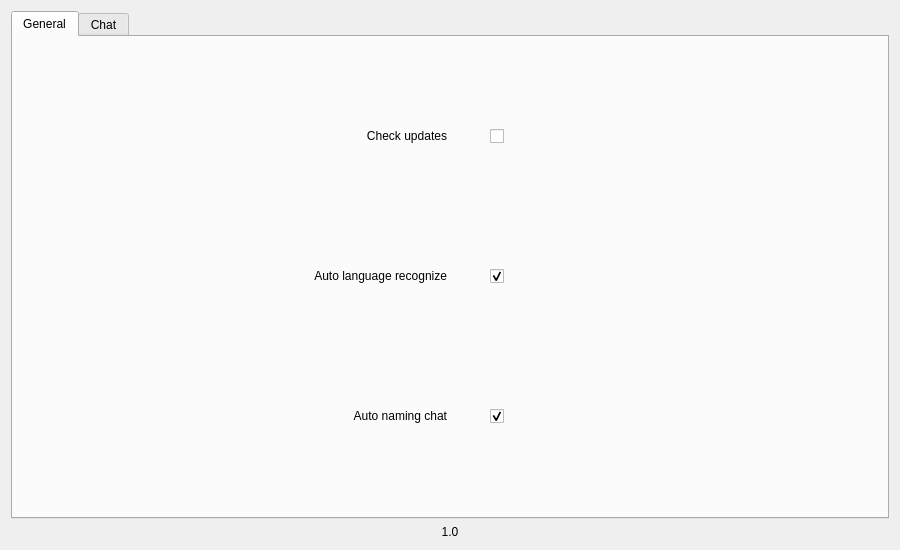
<?xml version="1.0" encoding="UTF-8"?>
<ui version="4.0">
 <class>SettingsWidget</class>
 <widget class="QDialog" name="SettingsWidget">
  <property name="windowModality">
   <enum>Qt::WindowModal</enum>
  </property>
  <property name="geometry">
   <rect>
    <x>0</x>
    <y>0</y>
    <width>900</width>
    <height>550</height>
   </rect>
  </property>
  <property name="windowTitle">
   <string>Settings</string>
  </property>
  <property name="locale">
   <locale language="English" country="UnitedStates"/>
  </property>
  <layout class="QVBoxLayout" name="verticalLayout">
   <item>
    <widget class="QTabWidget" name="tabWidget">
     <property name="currentIndex">
      <number>0</number>
     </property>
     <widget class="QWidget" name="general">
      <attribute name="title">
       <string>General</string>
      </attribute>
      <layout class="QGridLayout" name="gridLayout">
       <item row="0" column="0">
        <layout class="QHBoxLayout" name="horizontalLayout_2">
         <item>
          <widget class="QLabel" name="updatesLabel">
           <property name="text">
            <string>Check updates</string>
           </property>
           <property name="alignment">
            <set>Qt::AlignRight|Qt::AlignTrailing|Qt::AlignVCenter</set>
           </property>
          </widget>
         </item>
         <item>
          <widget class="QCheckBox" name="checkUpdates">
           <property name="sizePolicy">
            <sizepolicy hsizetype="Minimum" vsizetype="Fixed">
             <horstretch>0</horstretch>
             <verstretch>0</verstretch>
            </sizepolicy>
           </property>
           <property name="styleSheet">
            <string notr="true">QCheckBox{
	border-color: rgb(52, 52, 52);
	margin: auto;
}</string>
           </property>
           <property name="text">
            <string/>
           </property>
           <property name="checkable">
            <bool>true</bool>
           </property>
          </widget>
         </item>
        </layout>
       </item>
       <item row="1" column="0">
        <layout class="QHBoxLayout" name="horizontalLayout_3">
         <item>
          <widget class="QLabel" name="langRecognizeLabel">
           <property name="text">
            <string>Auto language recognize</string>
           </property>
           <property name="alignment">
            <set>Qt::AlignRight|Qt::AlignTrailing|Qt::AlignVCenter</set>
           </property>
          </widget>
         </item>
         <item>
          <widget class="QCheckBox" name="langRecognize">
           <property name="sizePolicy">
            <sizepolicy hsizetype="Minimum" vsizetype="Fixed">
             <horstretch>0</horstretch>
             <verstretch>0</verstretch>
            </sizepolicy>
           </property>
           <property name="toolTip">
            <string>&lt;html&gt;&lt;head/&gt;&lt;body&gt;&lt;p&gt;If the widget with the code does not have a programming language, then it tries to turn to ChatGPT to determine the language (This may take some time).&lt;/p&gt;&lt;/body&gt;&lt;/html&gt;</string>
           </property>
           <property name="styleSheet">
            <string notr="true">QCheckBox{
	border-color: rgb(52, 52, 52);
	margin: auto;
}</string>
           </property>
           <property name="text">
            <string/>
           </property>
           <property name="checkable">
            <bool>true</bool>
           </property>
           <property name="checked">
            <bool>true</bool>
           </property>
          </widget>
         </item>
        </layout>
       </item>
       <item row="2" column="0">
        <layout class="QHBoxLayout" name="horizontalLayout_4">
         <item>
          <widget class="QLabel" name="autoNamingChatLabel">
           <property name="text">
            <string>Auto naming chat</string>
           </property>
           <property name="alignment">
            <set>Qt::AlignRight|Qt::AlignTrailing|Qt::AlignVCenter</set>
           </property>
          </widget>
         </item>
         <item>
          <widget class="QCheckBox" name="autoNamingChat">
           <property name="sizePolicy">
            <sizepolicy hsizetype="Minimum" vsizetype="Fixed">
             <horstretch>0</horstretch>
             <verstretch>0</verstretch>
            </sizepolicy>
           </property>
           <property name="toolTip">
            <string>&lt;html&gt;&lt;head/&gt;&lt;body&gt;&lt;p&gt;Automatically names the chat by sending a request to ChatGPT (This may take some time).&lt;/p&gt;&lt;/body&gt;&lt;/html&gt;</string>
           </property>
           <property name="styleSheet">
            <string notr="true">QCheckBox{
	border-color: rgb(52, 52, 52);
	margin: auto;
}</string>
           </property>
           <property name="text">
            <string/>
           </property>
           <property name="checkable">
            <bool>true</bool>
           </property>
           <property name="checked">
            <bool>true</bool>
           </property>
          </widget>
         </item>
        </layout>
       </item>
      </layout>
     </widget>
     <widget class="QWidget" name="chat">
      <attribute name="title">
       <string>Chat</string>
      </attribute>
      <layout class="QGridLayout" name="gridLayout_2">
       <item row="2" column="0">
        <layout class="QVBoxLayout" name="verticalLayout_2">
         <item>
          <widget class="Line" name="line">
           <property name="orientation">
            <enum>Qt::Horizontal</enum>
           </property>
          </widget>
         </item>
         <item>
          <widget class="QLabel" name="label">
           <property name="font">
            <font>
             <pointsize>12</pointsize>
            </font>
           </property>
           <property name="toolTip">
            <string>&lt;html&gt;&lt;head/&gt;&lt;body&gt;&lt;p&gt;These settings will initially be applied for each new chat&lt;/p&gt;&lt;/body&gt;&lt;/html&gt;</string>
           </property>
           <property name="text">
            <string>Default settings for all chats</string>
           </property>
           <property name="alignment">
            <set>Qt::AlignCenter</set>
           </property>
          </widget>
         </item>
         <item>
          <spacer name="verticalSpacer">
           <property name="orientation">
            <enum>Qt::Vertical</enum>
           </property>
           <property name="sizeType">
            <enum>QSizePolicy::Minimum</enum>
           </property>
           <property name="sizeHint" stdset="0">
            <size>
             <width>20</width>
             <height>40</height>
            </size>
           </property>
          </spacer>
         </item>
        </layout>
       </item>
       <item row="0" column="0">
        <layout class="QHBoxLayout" name="horizontalLayout">
         <item>
          <spacer name="horizontalSpacer_2">
           <property name="orientation">
            <enum>Qt::Horizontal</enum>
           </property>
           <property name="sizeHint" stdset="0">
            <size>
             <width>40</width>
             <height>20</height>
            </size>
           </property>
          </spacer>
         </item>
         <item>
          <widget class="QLabel" name="keyLabel">
           <property name="text">
            <string>API key:</string>
           </property>
           <property name="alignment">
            <set>Qt::AlignCenter</set>
           </property>
          </widget>
         </item>
         <item>
          <widget class="QToolButton" name="editKeyButton">
           <property name="sizePolicy">
            <sizepolicy hsizetype="Maximum" vsizetype="Fixed">
             <horstretch>0</horstretch>
             <verstretch>0</verstretch>
            </sizepolicy>
           </property>
           <property name="styleSheet">
            <string notr="true"/>
           </property>
           <property name="iconSize">
            <size>
             <width>32</width>
             <height>32</height>
            </size>
           </property>
           <property name="autoRaise">
            <bool>true</bool>
           </property>
          </widget>
         </item>
         <item>
          <spacer name="horizontalSpacer">
           <property name="orientation">
            <enum>Qt::Horizontal</enum>
           </property>
           <property name="sizeHint" stdset="0">
            <size>
             <width>40</width>
             <height>20</height>
            </size>
           </property>
          </spacer>
         </item>
        </layout>
       </item>
      </layout>
     </widget>
    </widget>
   </item>
   <item>
    <widget class="QLabel" name="version">
     <property name="font">
      <font>
       <pointsize>9</pointsize>
      </font>
     </property>
     <property name="text">
      <string notr="true">1.0</string>
     </property>
     <property name="alignment">
      <set>Qt::AlignCenter</set>
     </property>
    </widget>
   </item>
  </layout>
 </widget>
 <resources/>
 <connections/>
</ui>
